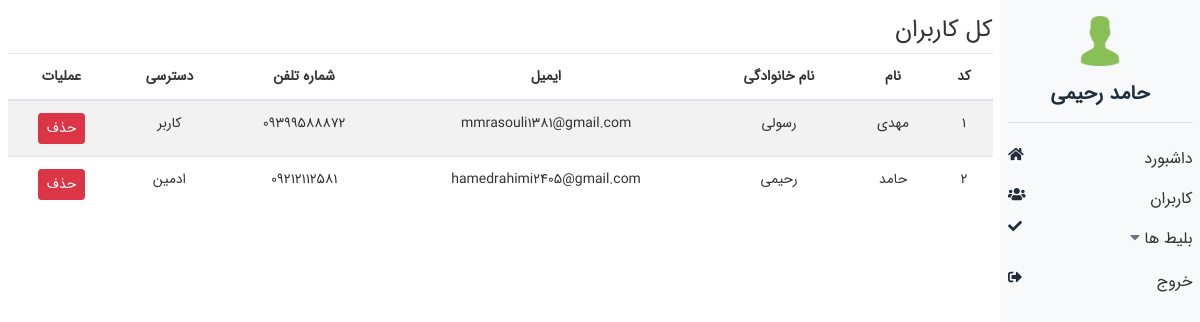
Page /admin/all-users.php (signed in) on the committed database.
### tables this page shows
CREATE TABLE `users` (
  `id` int(10) UNSIGNED NOT NULL,
  `name` varchar(255) DEFAULT NULL,
  `family` varchar(255) DEFAULT NULL,
  `password` varchar(255) DEFAULT NULL,
  `email` varchar(255) DEFAULT NULL,
  `mobile` varchar(255) DEFAULT NULL,
  `per` int(11) NOT NULL,
  `created_at` int(11) NOT NULL
);

### admin/all-users.php (the view, shortened to what this page needs)
<!doctype html>
<html lang="fa">
<head>
    <link rel="stylesheet" href="../css/bootstrap.min.css">
    <link rel="stylesheet" href="../css/adminlte.min.css">
    <link rel="stylesheet" href="../css/admin.css">
</head>
<body>
<div class="container-fluid">
    <div class="row">
        <div class="col-2 admin-menu text-center bg-light py-3">
            <?php
            include("menu.php");
            ?>
        </div>
        <div class="col-10 admin-content text-right py-3">
            <h4>کل کاربران</h4>
            <table class="table table-striped table-hover text-center">
                <thead>
                <tr>
                    <th>کد</th>
                    <th>نام</th>
                    <th>نام خانوادگی</th>
                    <th>ایمیل</th>
                    <th>شماره تلفن</th>
                    <th>دسترسی</th>
                    <th>عملیات</th>
                </tr>
                </thead>
                <tbody>
                <?php
                $sql = "SELECT * FROM users GROUP BY id DESC";
                $result = $conn->prepare($sql);
                $result->execute();
                if ($result->rowCount() > 0) {
                    $id = 1;
                    $results = $result->fetchAll();
                    foreach ($results as $result) {
                        ?>
                        <tr>
                            <td><?php echo $id++ ?></td>
                            <td><?php echo $result['name'] ?></td>
                            <td><?php echo $result['family'] ?></td>
                            <td><?php echo $result['email'] ?></td>
                            <td><?php echo $result['mobile'] ?></td>
                            <td><?php
                                switch ($result['per']) {
                                    case "0":
                                        echo "کاربر";
                                        break;
                                    case "1":
                                        echo "ادمین";
                                        break;
                                } ?></td>
                            <td>
                                <a href="all-users.php?delete=<?php echo $result['id'] ?>"
                                   class="btn btn-sm btn-danger">حذف</a>
                            </td>
                        </tr>
                        <?php
                    }
                }
                ?>
                </tbody>
            </table>
        </div>
    </div>
</div>
</body>
</html>

### css/admin.css (style rules this page uses)
body { direction: rtl; padding: 0; margin: 0; font-family: 'IRANSansWeb'; font-size: 14px; color: #333333; }
a { text-decoration: none; }
.admin-menu { height: 100vh; }

### rows in the picture
users: name "مهدی", family "رسولی", email "mmrasouli1381@gmail.com", mobile "09399588872", per "کاربر"
users: name "حامد", family "رحیمی", email "hamedrahimi2405@gmail.com", mobile "09212112581", per "ادمین"

### other values in the picture
$_SESSION['user'] "حامد رحیمی"
